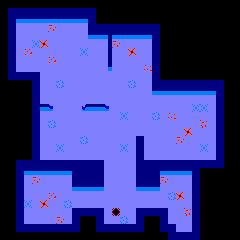

This is a level from a 2D game, rendered from its Tiled map with the project's own tilesets. A one-line summary and the complete map file follow:
An orthogonal 30x30 tile map with 8x8 px tiles, 1 tile layer (Tile Layer 1).

<map version="1.2" tiledversion="1.2.0" orientation="orthogonal" renderorder="right-down" width="30" height="30" tilewidth="8" tileheight="8" infinite="0" nextlayerid="2" nextobjectid="1">
 <tileset firstgid="1" source="../Tileset.tsx" />
 <layer id="1" name="Tile Layer 1" width="30" height="30">
  <data encoding="csv">
30,30,30,30,30,30,30,30,30,30,30,30,30,30,30,30,30,30,30,30,30,30,30,30,30,30,30,30,30,30,
30,15,15,15,15,15,15,15,15,15,15,15,30,30,30,30,30,30,30,30,30,30,30,30,30,30,30,30,30,30,
30,15,4,4,4,4,4,4,4,4,4,15,30,30,30,30,30,30,30,30,30,30,30,30,30,30,30,30,30,30,
30,15,17,17,17,17,20,17,17,17,17,15,15,15,15,15,15,15,15,15,30,30,30,30,30,30,30,30,30,30,
30,15,17,17,17,17,17,17,17,17,17,4,4,3,4,4,4,4,4,15,30,30,30,30,30,30,30,30,30,30,
30,15,17,17,24,18,17,17,17,17,17,17,17,9,20,17,17,17,17,15,30,30,30,30,30,30,30,30,30,30,
30,15,17,22,17,17,17,17,17,17,24,17,17,9,17,17,18,17,17,15,30,30,30,30,30,30,30,30,30,30,
30,15,17,17,17,17,22,17,17,17,17,17,17,9,17,17,17,17,17,15,30,30,30,30,30,30,30,30,30,30,
30,15,17,17,17,17,17,17,17,17,17,17,17,8,17,17,17,17,21,15,30,30,30,30,30,30,30,30,30,30,
30,15,15,15,15,17,17,17,17,17,17,17,17,17,17,17,17,17,17,15,30,30,30,30,30,30,30,30,30,30,
30,30,30,30,15,17,17,23,17,17,17,17,17,17,17,17,23,17,17,15,15,15,15,15,15,15,15,15,30,30,
30,30,30,30,15,17,17,17,17,17,17,17,17,17,17,17,17,17,17,4,4,4,4,4,4,4,4,15,30,30,
30,30,30,30,15,17,17,17,17,17,17,17,17,17,17,17,17,17,17,17,17,17,17,17,17,17,17,15,30,30,
30,30,30,30,15,4,13,17,17,17,12,4,4,13,17,17,17,17,17,17,17,17,17,17,24,24,17,15,30,30,
30,30,30,30,15,17,17,17,17,17,17,17,17,17,17,24,17,17,17,23,17,21,17,17,17,17,17,15,30,30,
30,30,30,30,15,17,23,17,17,17,17,17,17,17,17,17,17,17,17,17,17,17,17,17,17,19,17,15,30,30,
30,30,30,30,15,17,17,17,17,17,17,17,17,17,17,17,17,17,17,17,17,17,17,18,17,17,17,15,30,30,
30,30,30,30,15,17,17,17,17,17,23,17,17,17,17,17,17,15,17,17,17,17,20,17,17,17,17,15,30,30,
30,30,30,30,15,17,17,24,17,17,17,17,17,17,17,24,17,15,17,17,17,17,17,17,17,24,17,15,30,30,
30,30,30,30,15,17,17,17,17,17,17,17,17,17,17,17,17,15,17,17,17,17,17,17,17,17,17,15,30,30,
30,30,15,15,15,15,15,15,15,15,15,15,15,17,17,17,17,15,15,15,15,15,15,15,15,15,15,15,30,30,
30,30,15,4,4,4,4,4,4,15,15,15,15,17,17,17,17,15,15,15,4,4,4,4,15,30,30,30,30,30,
30,30,15,17,20,17,17,17,17,15,15,15,15,17,17,17,17,15,15,15,20,17,17,17,15,30,30,30,30,30,
30,30,15,17,17,17,17,17,17,4,4,4,4,17,17,17,17,4,4,4,17,17,17,17,15,30,30,30,30,30,
30,30,15,17,17,17,22,17,17,17,17,17,17,17,17,17,17,17,17,17,17,23,18,17,15,30,30,30,30,30,
30,30,15,24,17,18,17,17,23,17,17,17,17,17,17,17,17,17,17,17,17,17,17,17,15,30,30,30,30,30,
30,30,15,17,17,17,17,17,17,15,15,15,15,17,31,17,17,15,15,15,15,17,17,19,15,30,30,30,30,30,
30,30,15,17,17,17,17,20,17,15,30,30,15,17,17,23,17,15,30,30,15,17,17,17,15,30,30,30,30,30,
30,30,15,15,15,15,15,15,15,15,30,30,15,15,15,15,15,15,30,30,15,15,17,17,15,30,30,30,30,30,
30,30,30,30,30,30,30,30,30,30,30,30,30,30,30,30,30,30,30,30,30,15,15,15,15,30,30,30,30,30
</data>
 </layer>
</map>
